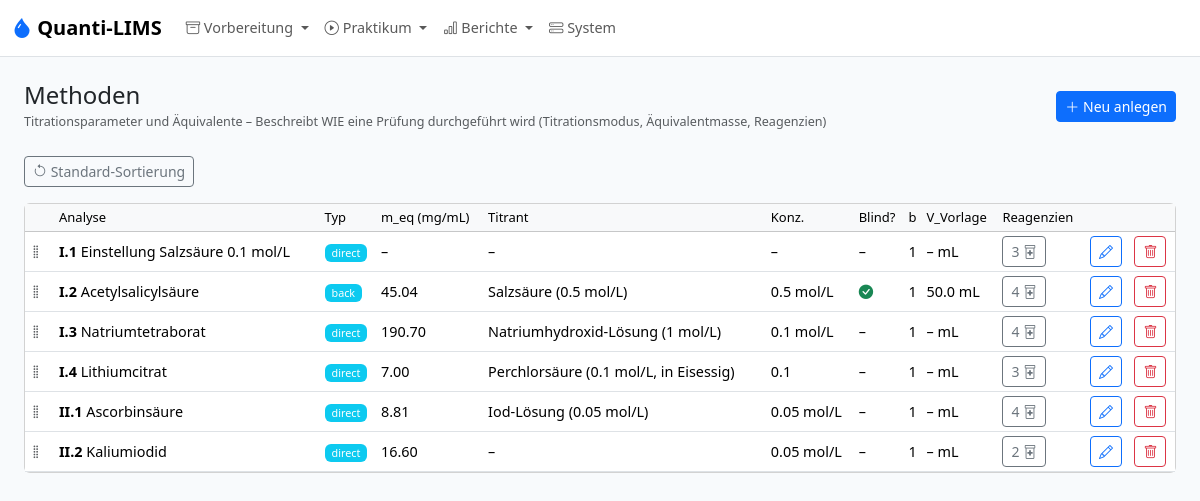
The page /admin/methods on the database as committed earlier.
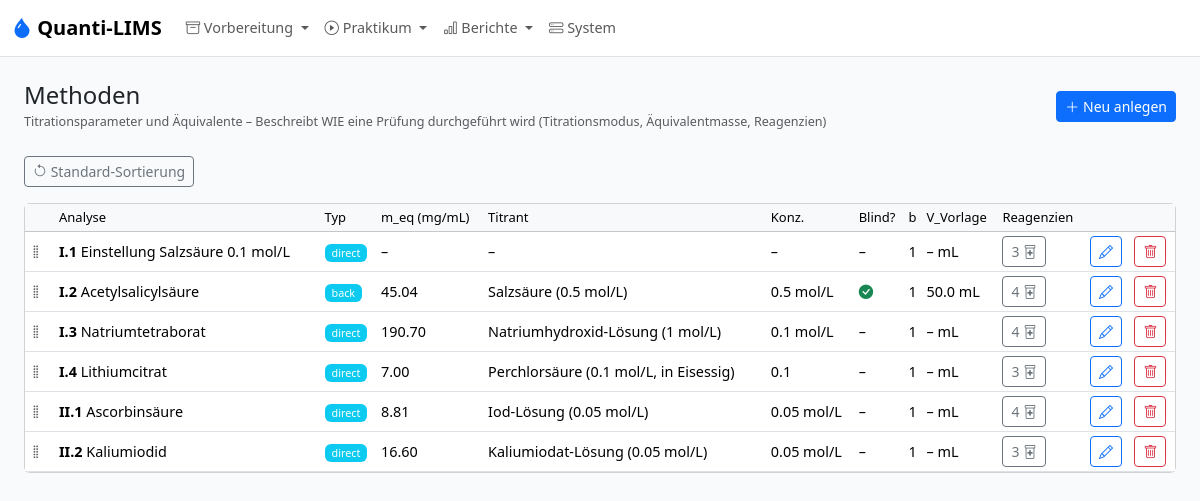
The same page on the database as committed later.
### models.py (models this page shows, shortened)
class Method(db.Model):
    __tablename__ = "method"
    id = db.Column(db.Integer, primary_key=True)
    analysis_id = db.Column(db.Integer, db.ForeignKey("analysis.id"), nullable=False)
    method_type = db.Column(db.String(30), nullable=False)  # direct, back, gravimetric, ...
    m_eq_mg = db.Column(db.Float)
    titrant_name = db.Column(db.String(200))
    titrant_concentration = db.Column(db.String(50))
    c_titrant_mol_l = db.Column(db.Float)      # Numeric concentration of titrant (mol/L)
    n_eq_titrant = db.Column(db.Float)          # Equivalents of titrant per mol analyte (direct) or per mol Vorlage (back)
    c_vorlage_mol_l = db.Column(db.Float)       # Concentration of Vorlage reagent (back-titration only)
    n_eq_vorlage = db.Column(db.Float)          # Equivalents of Vorlage consumed per mol analyte (back-titration only)
    blind_required = db.Column(db.Boolean, nullable=False, default=False)
    b_blind_determinations = db.Column(db.Integer, nullable=False, default=1)
    v_vorlage_ml = db.Column(db.Float)
    v_solution_ml = db.Column(db.Float)       # Total volume substance is dissolved to (e.g. 100.0 mL)
    v_aliquot_ml = db.Column(db.Float)        # Aliquot volume taken for each titration (e.g. 20.0 mL)
    aliquot_enabled = db.Column(db.Boolean, nullable=True, default=None)
    primary_standard_id = db.Column(db.Integer, db.ForeignKey("reagent.id"))
    m_eq_primary_mg = db.Column(db.Float)
    m_eq_primary_mg_override = db.Column(db.Boolean, nullable=False, default=False)  # True → use stored value; False → auto-calculate from c_Titrant × MW_PS / z
    e_ab_ps_g = db.Column(db.Float)          # Arzneibuch-Einwaage Primärstandard (g) – per method, not per reagent
    c_stock_mol_l = db.Column(db.Float)      # Stammkonzentration (mol/L), z.B. 1.0 für 1M HCl
    v_dilution_ml = db.Column(db.Float)      # Verdünnungsvolumen (mL), z.B. 100.0
    description = db.Column(db.Text)
    position = db.Column(db.Integer, nullable=False, default=0)
    analysis = db.relationship("Analysis", back_populates="method")
    primary_standard = db.relationship("Reagent", foreign_keys=[primary_standard_id], back_populates="primary_standard_methods")
    reagent_usages = db.relationship("MethodReagent", back_populates="method")
    @property
    def titrant_reagent_usage(self) -> MethodReagent | None:
        return next((usage for usage in self.reagent_usages if usage.is_titrant), None)
    @property
    def derived_titrant_name(self) -> str | None:
        usage = self.titrant_reagent_usage
        if usage and usage.reagent:
            return usage.reagent.name
        return self.titrant_name

class MethodReagent(db.Model):
    __tablename__ = "method_reagent"
    id = db.Column(db.Integer, primary_key=True)
    method_id = db.Column(db.Integer, db.ForeignKey("method.id"), nullable=False)
    reagent_id = db.Column(db.Integer, db.ForeignKey("reagent.id"), nullable=False)
    amount_per_determination = db.Column(db.Float, nullable=False)
    amount_per_blind = db.Column(db.Float, nullable=False, default=0)
    amount_unit = db.Column(UNIT_ENUM, nullable=False, default="mL")
    is_titrant = db.Column(db.Boolean, nullable=False, default=False)
    step_description = db.Column(db.Text)
    notes = db.Column(db.Text)
    method = db.relationship("Method", back_populates="reagent_usages")
    reagent = db.relationship("Reagent", back_populates="method_usages")

class Analysis(db.Model):
    __tablename__ = "analysis"
    id = db.Column(db.Integer, primary_key=True)
    block_id = db.Column(db.Integer, db.ForeignKey("block.id"), nullable=False)
    code = db.Column(db.String(10), unique=True, nullable=False)
    ordinal = db.Column(db.Integer, nullable=False)
    name = db.Column(db.String(200), nullable=False)
    substance_id = db.Column(db.Integer, db.ForeignKey("substance.id"), nullable=False)
    k_determinations = db.Column(db.Integer, nullable=False, default=3)
    result_unit = db.Column(db.String(20), nullable=False, default="%")
    result_label = db.Column(db.String(50), nullable=False, default="Gehalt")
    calculation_mode = db.Column(db.String(50), nullable=False, default=MODE_ASSAY_MASS_BASED)
    e_ab_g = db.Column(db.Float)
    g_ab_min_pct = db.Column(db.Float)
    g_ab_max_pct = db.Column(db.Float)
    source_reference = db.Column(db.String(255))
    tolerance_override_min_pct = db.Column(db.Float)
    tolerance_override_max_pct = db.Column(db.Float)
    notes = db.Column(db.Text)
    block = db.relationship("Block", back_populates="analyses")
    substance = db.relationship("Substance", back_populates="analyses")
    method = db.relationship("Method", back_populates="analysis", uselist=False)
    batches = db.relationship("SampleBatch", back_populates="analysis")

class Reagent(db.Model):
    __tablename__ = "reagent"
    id = db.Column(db.Integer, primary_key=True)
    name = db.Column(db.String(200), unique=True, nullable=False)
    abbreviation = db.Column(db.String(50))
    is_composite = db.Column(db.Boolean, nullable=False, default=False)
    is_primary_standard = db.Column(db.Boolean, nullable=False, default=False)
    formula = db.Column(db.String(100))
    molar_mass_gmol = db.Column(db.Float)
    e_ab_g = db.Column(db.Float)
    base_unit = db.Column(UNIT_ENUM, nullable=False, default="mL")
    cas_number = db.Column(db.String(30))
    density_g_ml = db.Column(db.Float)
    hazard_symbols = db.Column(db.String(100))
    storage_info = db.Column(db.String(200))
    notes = db.Column(db.Text)
    position = db.Column(db.Integer, nullable=False, default=0)
    components = db.relationship(
        "ReagentComponent",
        foreign_keys="ReagentComponent.parent_reagent_id",
        back_populates="parent",
    )
    method_usages = db.relationship("MethodReagent", back_populates="reagent")
    primary_standard_methods = db.relationship("Method", back_populates="primary_standard")

### app.py (the view)
    @app.route("/admin/methods")
    def admin_methods():
        items = Method.query.join(Analysis).order_by(Method.position, Analysis.ordinal).all()
        return render_template("admin/methods.html", items=items)

### templates/admin/methods.html (shortened to what this page needs)
{% extends "base.html" %}
{% from "macros.html" import page_header, delete_btn %}
{% block content %}
{{ page_header("Methoden", "Titrationsparameter und Äquivalente – Beschreibt WIE eine Prüfung durchgeführt wird (Titrationsmodus, Äquivalentmasse, Reagenzien)", url_for('admin_method_form')) }}
<div class="mb-3">
  <button class="btn btn-outline-secondary btn-sm" id="reset-order-btn" title="Sortierung zurücksetzen (nach Analyse)"><i class="bi bi-arrow-counterclockwise"></i> Standard-Sortierung</button>
</div>
<div class="card"><div class="table-responsive">
<table class="table table-sm table-hover mb-0 align-middle">
<thead class="table-light"><tr><th style="width:30px"></th><th>Analyse</th><th>Typ</th><th>m_eq (mg/mL)</th><th>Titrant</th><th>Konz.</th><th>Blind?</th><th>b</th><th>V_Vorlage</th><th>Reagenzien</th><th></th><th></th></tr></thead>
<tbody id="method-sortable">
{% for m in items %}
<tr data-id="{{ m.id }}">
  <td class="drag-handle" style="cursor:grab"><i class="bi bi-grip-vertical text-body-secondary"></i></td>
  <td><strong>{{ m.analysis.code }}</strong> {{ m.analysis.name }}</td>
  <td><span class="badge bg-info">{{ m.method_type }}</span></td>
  <td>{{ m.m_eq_mg|fmt(2) }}</td>
  <td>{{ m.derived_titrant_name or '–' }}</td>
  <td>{{ m.titrant_concentration or '–' }}</td>
  <td>{% if m.blind_required %}<i class="bi bi-check-circle-fill text-success"></i>{% else %}–{% endif %}</td>
  <td>{{ m.b_blind_determinations }}</td>
  <td>{{ m.v_vorlage_ml|fmt(1) if m.v_vorlage_ml else '–' }} mL</td>
  <td><a href="{{ url_for('admin_method_reagents', method_id=m.id) }}" class="btn btn-outline-secondary btn-sm">{{ m.reagent_usages|length }} <i class="bi bi-prescription2"></i></a></td>
  <td><a href="{{ url_for('admin_method_form', id=m.id) }}" class="btn btn-outline-primary btn-sm"><i class="bi bi-pencil"></i></a></td>
  <td>{{ delete_btn(url_for('admin_method_delete', id=m.id)) }}</td>
</tr>
{% endfor %}
</tbody></table></div></div>
{% endblock %}

### templates/macros.html (shortened to what this page needs)
{% macro page_header(title, subtitle="", new_url="", new_label="Neu anlegen") %}
<div class="d-flex justify-content-between align-items-center mb-4">
  <div>
    <h4 class="mb-0">{{ title }}</h4>
    {% if subtitle %}<small class="text-body-secondary">{{ subtitle }}</small>{% endif %}
  </div>
  {% if new_url %}
  <a href="{{ new_url }}" class="btn btn-primary btn-sm"><i class="bi bi-plus-lg"></i> {{ new_label }}</a>
  {% endif %}
</div>
{% endmacro %}
{% macro delete_btn(url) %}
<form method="POST" action="{{ url }}" class="d-inline" onsubmit="return confirm('Wirklich löschen?')">
  <button type="submit" class="btn btn-outline-danger btn-sm"><i class="bi bi-trash"></i></button>
</form>
{% endmacro %}

Rows that differ between the two databases and show on the page:
changed Method "II.2": name "–" → "Kaliumiodat-Lösung (0.05 mol/L)"; reagent_usages|length "2" → "3"
